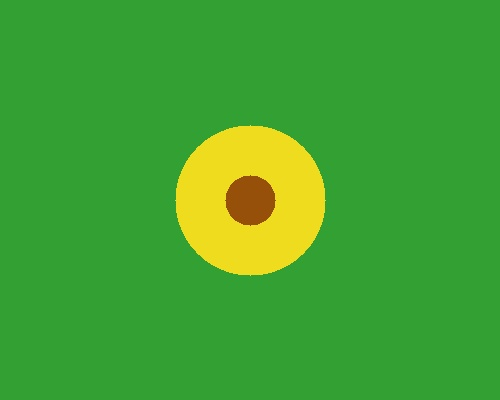
#> input picture sample_inputs/input_exp37.jpg, 500 x 400 px
$ python Exp37_Subtract_Foreground_Color_Levels.py
#> lines starting #> are read from the running program, lines starting #| are printed output that depends on the picture; after the words box and inside, x2 and y2 are one past the last pixel; in counts of white or black regions, pixels touching at a corner belong together
import cv2
import numpy as np
import os

# Experiment 37: Subtract foreground based on color levels (HSV)
image_path = os.path.join(os.path.dirname(__file__), "..", "sample_inputs", "input_exp37.jpg")
image = cv2.imread(image_path)
#> image is the input picture: shape (400, 500, 3); mean B, G, R 49, 163.9, 66.7
if image is None:
    image = cv2.imread("input_exp37.jpg")

hsv = cv2.cvtColor(image, cv2.COLOR_BGR2HSV)
#> hsv: shape (400, 500, 3); mean H, S, V 57, 178.5, 166
# Foreground color range (bright yellow/orange flower)
lower_bound = np.array([20, 100, 100], dtype=np.uint8)
upper_bound = np.array([40, 255, 255], dtype=np.uint8)
mask = cv2.inRange(hsv, lower_bound, upper_bound)
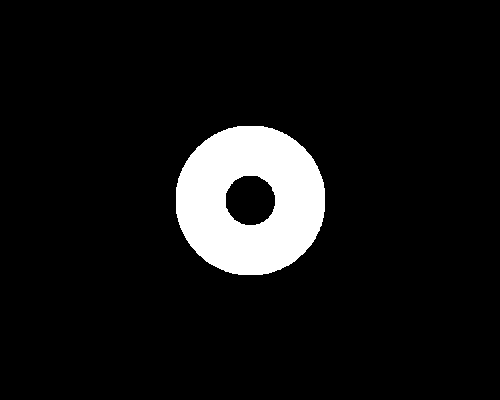
#> mask: shape (400, 500); 7.9% white; 1 white region, box (x1, y1, x2, y2) and area: (176, 126, 325, 275) 15776
# Keep background only
background = cv2.bitwise_and(image, image, mask=cv2.bitwise_not(mask))
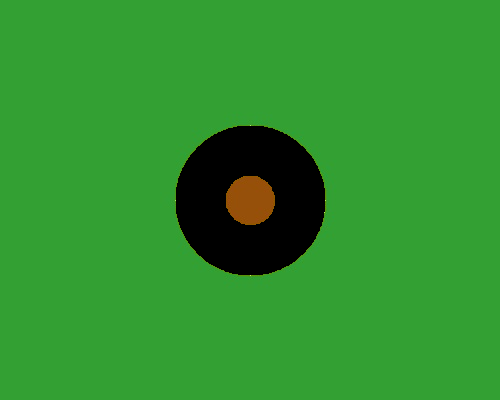
#> background: shape (400, 500, 3); mean B, G, R 46.5, 146.6, 48

cv2.imshow("Original Image", image)
cv2.imshow("Foreground Subtracted Image", background)

out_path = os.path.join(os.path.dirname(__file__), "..", "output_screenshots", "exp37_output.png")
cv2.imwrite(out_path, cv2.hconcat([image, background]))
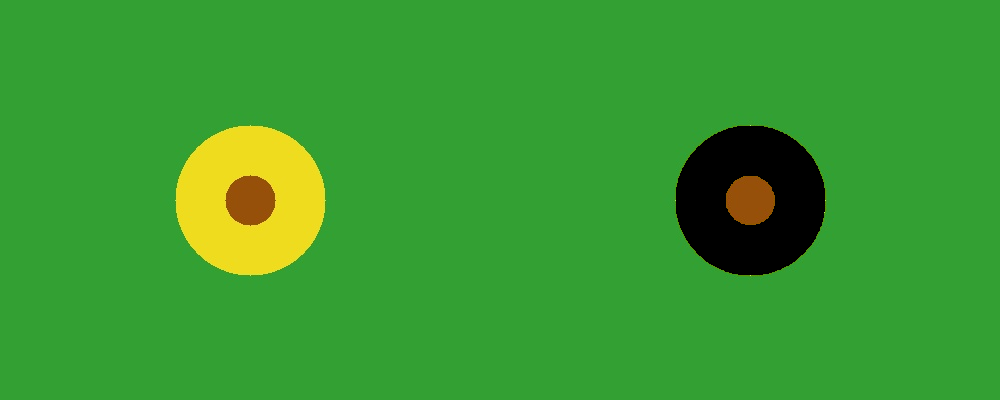
#> saved as exp37_output.png: shape (400, 1000, 3); mean B, G, R 47.7, 155.3, 57.4
print(f"Exp 37 output saved to {out_path}")

cv2.waitKey(500)
cv2.destroyAllWindows()
